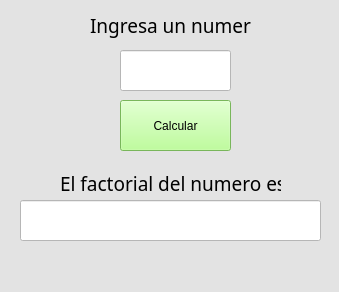
<?xml version="1.0" encoding="UTF-8"?>
<ui version="4.0">
 <class>MainWindow</class>
 <widget class="QMainWindow" name="MainWindow">
  <property name="geometry">
   <rect>
    <x>0</x>
    <y>0</y>
    <width>339</width>
    <height>292</height>
   </rect>
  </property>
  <property name="windowTitle">
   <string>MainWindow</string>
  </property>
  <property name="styleSheet">
   <string notr="true">background-color: rgb(227, 227, 227);</string>
  </property>
  <widget class="QWidget" name="centralwidget">
   <widget class="QLineEdit" name="txt_num">
    <property name="geometry">
     <rect>
      <x>120</x>
      <y>50</y>
      <width>111</width>
      <height>41</height>
     </rect>
    </property>
    <property name="styleSheet">
     <string notr="true">font: 20pt &quot;Franklin Gothic Book&quot;;
background-color: rgb(255, 255, 255);</string>
    </property>
    <property name="text">
     <string/>
    </property>
   </widget>
   <widget class="QPushButton" name="btn_calc">
    <property name="geometry">
     <rect>
      <x>120</x>
      <y>100</y>
      <width>111</width>
      <height>51</height>
     </rect>
    </property>
    <property name="styleSheet">
     <string notr="true">font: 14pt &quot;Franklin Gothic Book&quot;;
background-color: rgb(170, 255, 127);</string>
    </property>
    <property name="text">
     <string>Calcular</string>
    </property>
   </widget>
   <widget class="QLabel" name="label_3">
    <property name="geometry">
     <rect>
      <x>60</x>
      <y>170</y>
      <width>221</width>
      <height>21</height>
     </rect>
    </property>
    <property name="font">
     <font>
      <family>Franklin Gothic Book</family>
      <pointsize>16</pointsize>
      <weight>50</weight>
      <italic>false</italic>
      <bold>false</bold>
     </font>
    </property>
    <property name="styleSheet">
     <string notr="true">font: 16pt &quot;Franklin Gothic Book&quot;;</string>
    </property>
    <property name="text">
     <string>&lt;html&gt;&lt;head/&gt;&lt;body&gt;&lt;p&gt;&lt;span style=&quot; font-size:14pt;&quot;&gt;El factorial del numero es:&lt;/span&gt;&lt;/p&gt;&lt;/body&gt;&lt;/html&gt;</string>
    </property>
    <property name="scaledContents">
     <bool>false</bool>
    </property>
    <property name="alignment">
     <set>Qt::AlignCenter</set>
    </property>
   </widget>
   <widget class="QLineEdit" name="txt_res">
    <property name="geometry">
     <rect>
      <x>20</x>
      <y>200</y>
      <width>301</width>
      <height>41</height>
     </rect>
    </property>
    <property name="cursor">
     <cursorShape>SizeAllCursor</cursorShape>
    </property>
    <property name="contextMenuPolicy">
     <enum>Qt::PreventContextMenu</enum>
    </property>
    <property name="styleSheet">
     <string notr="true">font: 14pt &quot;Franklin Gothic Book&quot;;
background-color: rgb(255, 255, 255);</string>
    </property>
    <property name="text">
     <string/>
    </property>
    <property name="readOnly">
     <bool>true</bool>
    </property>
   </widget>
   <widget class="QLabel" name="label_4">
    <property name="geometry">
     <rect>
      <x>90</x>
      <y>10</y>
      <width>161</width>
      <height>31</height>
     </rect>
    </property>
    <property name="font">
     <font>
      <family>Franklin Gothic Book</family>
      <pointsize>16</pointsize>
      <weight>50</weight>
      <italic>false</italic>
      <bold>false</bold>
     </font>
    </property>
    <property name="styleSheet">
     <string notr="true">font: 16pt &quot;Franklin Gothic Book&quot;;</string>
    </property>
    <property name="text">
     <string>&lt;html&gt;&lt;head/&gt;&lt;body&gt;&lt;p&gt;&lt;span style=&quot; font-size:14pt;&quot;&gt;Ingresa un numero:&lt;/span&gt;&lt;/p&gt;&lt;/body&gt;&lt;/html&gt;</string>
    </property>
    <property name="scaledContents">
     <bool>false</bool>
    </property>
    <property name="alignment">
     <set>Qt::AlignLeading|Qt::AlignLeft|Qt::AlignVCenter</set>
    </property>
   </widget>
  </widget>
  <widget class="QMenuBar" name="menubar">
   <property name="geometry">
    <rect>
     <x>0</x>
     <y>0</y>
     <width>339</width>
     <height>21</height>
    </rect>
   </property>
  </widget>
  <widget class="QStatusBar" name="statusbar"/>
 </widget>
 <resources>
  <include location="../../Archivos/recursos_programas.qrc"/>
 </resources>
 <connections/>
</ui>
